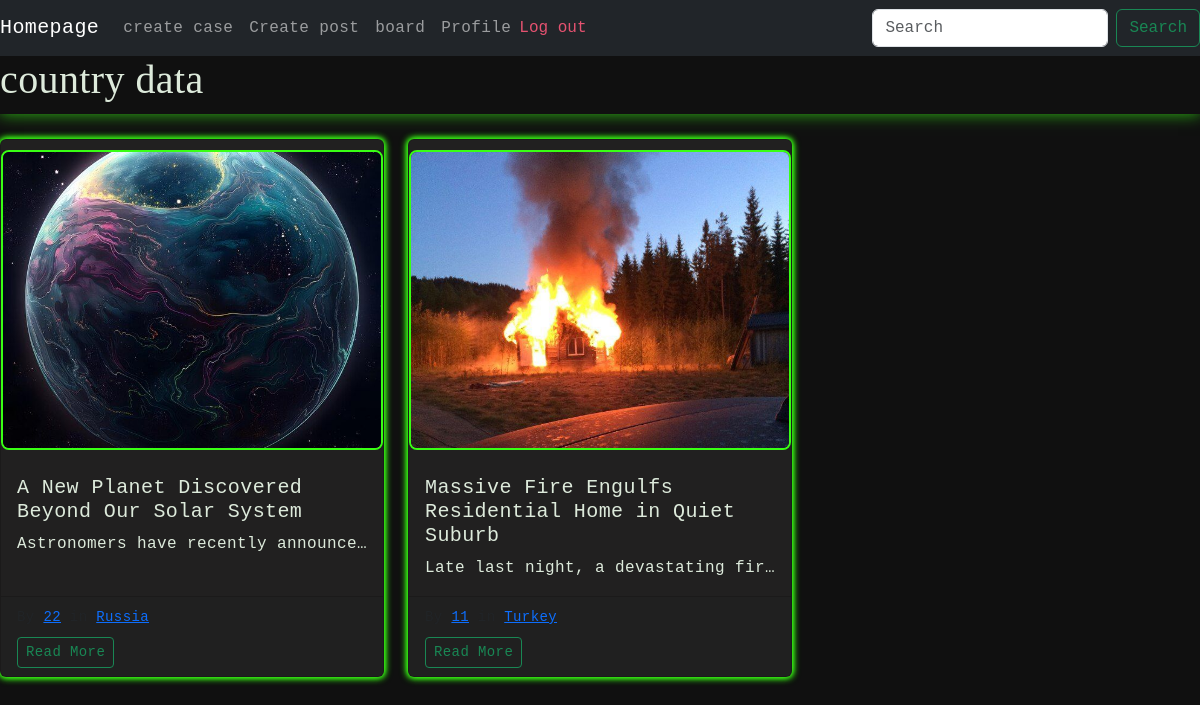
Screenshot of / (signed in) with the database file from the repository.
### final/models.py (models this page shows, shortened)
class Post(models.Model):
    author = models.ForeignKey(User, on_delete=models.CASCADE)
    title = models.CharField(max_length=200)
    body = models.TextField()
    country = models.CharField(max_length=100)
    city = models.CharField(max_length=100, blank=True)
    tags = models.CharField(max_length=255, blank=True)
    create_time = models.DateTimeField(auto_now_add=True)
    event_date = models.DateField()

class PostImg(models.Model):
    post = models.ForeignKey(Post, on_delete=models.CASCADE, related_name="images")
    image = models.ImageField(upload_to="post_images/")
    uploaded_at = models.DateTimeField(auto_now_add=True)

### final/views.py (the view, shortened to what this page needs)
# urls.py: path("", views.index, name="index"),
def index(request):
    query = request.GET.get("q", "").strip()
    posts = Post.objects.all().order_by("-create_time")
    return render(request, "index.html", {
        "posts": posts,
        "query" : query
    })

### final/templates/index.html (shortened to what this page needs)
{% extends "layout.html" %}
{% block body %}
<h1 class="gl_h1">country data</h1>
<div class="row g-4">
  {% for post in posts %}
  <div class="col-md-4">
    <div class="card h-100" style="background-color:#212020; color:#ddeadb;">
      {% if post.images.exists %}
        <img src="{{ post.images.first.image.url }}" class="card-img-top" alt="Post image">
      {% endif %}
      <div class="card-body">
        <h5 class="card-title">{{ post.title }}</h5>
        <p class="card-text text-truncate" style="max-height:3em;">{{ post.body }}</p>
      </div>
      <div class="card-footer">
        <small class="text-muted">By <a href="{% url 'profile' post.author.username %}">{{ post.author.username }}</a> in <a href="{% url 'country' post.country %}">{{ post.country }}</a></small>
        <br>
        <a href="{% url 'view_post' post.id %}" class="btn btn-outline-success btn-sm mt-2">Read More</a>
      </div>
    </div>
  </div>
  {% empty %}
    <p>No posts yet</p>
  {% endfor %}
</div>
{% endblock %}

### final/static/styles.css (style rules this page uses)
html { scroll-behavior: smooth; }
body { background: #101010; color: #e6ffe6; letter-spacing: 0.4px; font-family: monospace; }
.gl_h1 { color: #ddeadb; margin-bottom: 25px; padding-bottom: 10px; box-shadow: 0 0 15px rgba(57, 255, 20, 0.7); font-family: cursive; }
.card-title, .card-text, #nav-link { color: #ddeadb; text-decoration: none; }
.card-img-top { max-width: 100%; max-height: 300px; border: 2px solid #39ff14; border-radius: 8px; object-fit: cover; display: block; margin: 10px auto; }
.card.h-100 { box-shadow: 0 0 5px #39ff14, 0 0 7px #39ff14, 0 0 8px #39ff14; transition: transform 0.2s, box-shadow 0.2s; }

### rows the page displays
Post: images.first.image (picture), title "A New Planet Discovered Beyond Our Solar System", body "Astronomers have recently announc…", author.username "22", country "Russia"
Post: images.first.image (picture), title "Massive Fire Engulfs Residential Home in Quiet Suburb", body "Late last night, a devastating fi…", author.username "11", country "Turkey"
